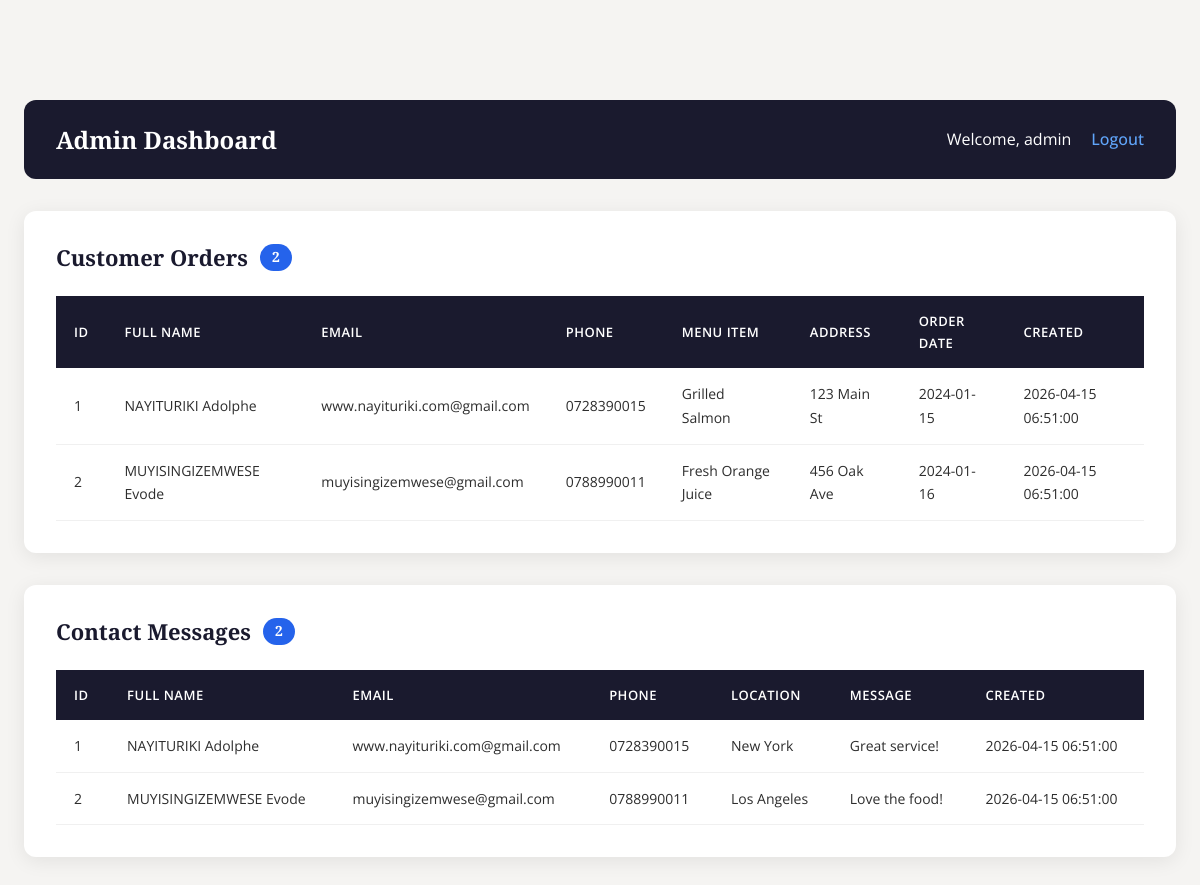
The page /php/admin.php (signed in) on the database its author committed.
### tables this page shows
CREATE TABLE IF NOT EXISTS orders (
    id INT AUTO_INCREMENT PRIMARY KEY,
    full_name VARCHAR(100) NOT NULL,
    email VARCHAR(100) NOT NULL,
    phone VARCHAR(20) NOT NULL,
    menu_item VARCHAR(100) NOT NULL,
    address TEXT NOT NULL,
    order_date DATE NOT NULL,
    created_at TIMESTAMP DEFAULT CURRENT_TIMESTAMP
);

CREATE TABLE IF NOT EXISTS messages (
    id INT AUTO_INCREMENT PRIMARY KEY,
    full_name VARCHAR(100) NOT NULL,
    email VARCHAR(100) NOT NULL,
    phone VARCHAR(20) NOT NULL,
    location VARCHAR(100) NOT NULL,
    message TEXT NOT NULL,
    created_at TIMESTAMP DEFAULT CURRENT_TIMESTAMP
);

### php/admin.php (the view, shortened to what this page needs)
<?php
require_once "db.php";
$orders_result = $conn->query("SELECT * FROM orders ORDER BY created_at DESC");
$messages_result = $conn->query("SELECT * FROM messages ORDER BY created_at DESC");
?>
<!DOCTYPE html>
<html lang="en">
<head>
    <link rel="stylesheet" href="../css/style.css">
</head>
<body>
    <div class="admin-container">
        <header class="admin-header">
            <h1>Admin Dashboard</h1>
            <div class="admin-header-right">
                <p>Welcome, <?php echo $_SESSION["admin_username"]; ?></p>
                <a href="logout.php">Logout</a>
            </div>
        </header>
        <div class="admin-card">
            <h2>Customer Orders <span><?php echo $orders_result->num_rows; ?></span></h2>
            <table class="data-table">
                <thead>
                    <tr>
                        <th>ID</th>
                        <th>Full Name</th>
                        <th>Email</th>
                        <th>Phone</th>
                        <th>Menu Item</th>
                        <th>Address</th>
                        <th>Order Date</th>
                        <th>Created</th>
                    </tr>
                </thead>
                <tbody>
                    <?php while ($row = $orders_result->fetch_assoc()): ?>
                    <tr>
                        <td><?php echo $row["id"]; ?></td>
                        <td><?php echo htmlspecialchars($row["full_name"]); ?></td>
                        <td><?php echo htmlspecialchars($row["email"]); ?></td>
                        <td><?php echo htmlspecialchars($row["phone"]); ?></td>
                        <td><?php echo htmlspecialchars($row["menu_item"]); ?></td>
                        <td><?php echo htmlspecialchars($row["address"]); ?></td>
                        <td><?php echo $row["order_date"]; ?></td>
                        <td><?php echo $row["created_at"]; ?></td>
                    </tr>
                    <?php endwhile; ?>
                </tbody>
            </table>
        </div>
        <div class="admin-card">
            <h2>Contact Messages <span><?php echo $messages_result->num_rows; ?></span></h2>
            <table class="data-table">
                <thead>
                    <tr>
                        <th>ID</th>
                        <th>Full Name</th>
                        <th>Email</th>
                        <th>Phone</th>
                        <th>Location</th>
                        <th>Message</th>
                        <th>Created</th>
                    </tr>
                </thead>
                <tbody>
                    <?php while ($row = $messages_result->fetch_assoc()): ?>
                    <tr>
                        <td><?php echo $row["id"]; ?></td>
                        <td><?php echo htmlspecialchars($row["full_name"]); ?></td>
                        <td><?php echo htmlspecialchars($row["email"]); ?></td>
                        <td><?php echo htmlspecialchars($row["phone"]); ?></td>
                        <td><?php echo htmlspecialchars($row["location"]); ?></td>
                        <td><?php echo htmlspecialchars($row["message"]); ?></td>
                        <td><?php echo $row["created_at"]; ?></td>
                    </tr>
                    <?php endwhile; ?>
                </tbody>
            </table>
        </div>
    </div>
</body>
</html>

### css/style.css (style rules this page uses)
:root { --primary: #1a1a2e; --brand: #2563eb; --brand-dark: #1d4ed8; --brand-light: #60a5fa; --background: #faf9f7; --surface: #ffffff; --text: #2d2d2d; --text-light: #6b7280; --light: #f5f4f2; --border: #e8e6e3; --success: #22c55e; --error: #ef4444; --white: #ffffff; --shadow: 0 4px 20px rgba(0, 0, 0, 0.08); --shadow-lg: 0 8px 30px rgba(0, 0, 0, 0.12); --radius: 12px; --radius-sm: 6px; --transition: all 0.3s ease; }
* { margin: 0; padding: 0; box-sizing: border-box; }
html { scroll-behavior: smooth; }
body { font-family: 'Open Sans', sans-serif; background-color: var(--background); color: var(--text); line-height: 1.7; overflow-x: hidden; }
h1, h2, h3, h4, h5 { font-family: 'Playfair Display', serif; font-weight: 600; line-height: 1.3; }
a { text-decoration: none; color: inherit; transition: var(--transition); }
.admin-container { padding: 100px 24px 40px; background: var(--light); min-height: 100vh; }
.admin-header { display: flex; justify-content: space-between; align-items: center; background: var(--primary); color: white; padding: 24px 32px; border-radius: var(--radius); margin-bottom: 32px; }
.admin-header h1 { color: white; font-size: 24px; }
.admin-header-right { display: flex; align-items: center; gap: 20px; }
.admin-header a { color: var(--brand-light); font-weight: 500; }
.admin-card { background: white; border-radius: var(--radius); padding: 32px; box-shadow: var(--shadow); margin-bottom: 32px; }
.admin-card h2 { color: var(--primary); margin-bottom: 24px; font-size: 22px; display: flex; align-items: center; gap: 12px; }
.admin-card h2 span { background: var(--brand); color: white; font-size: 14px; padding: 4px 12px; border-radius: 20px; }
.data-table { width: 100%; border-collapse: collapse; }
.data-table thead { background: var(--primary); color: white; }
.data-table th { padding: 14px 18px; text-align: left; font-weight: 600; font-size: 13px; text-transform: uppercase; letter-spacing: 0.5px; }
.data-table td { padding: 14px 18px; border-bottom: 1px solid #f0f0f0; font-size: 14px; }

### rows shown on the page
orders: id "1", full_name "NAYITURIKI Adolphe", email "www.nayituriki.com@gmail.com", phone "0728390015", menu_item "Grilled Salmon", address "123 Main St", order_date "2024-01-15", created_at "2026-04-15 06:51:00"
orders: id "2", full_name "MUYISINGIZEMWESE Evode", email "muyisingizemwese@gmail.com", phone "0788990011", menu_item "Fresh Orange Juice", address "456 Oak Ave", order_date "2024-01-16", created_at "2026-04-15 06:51:00"
messages: id "1", full_name "NAYITURIKI Adolphe", email "www.nayituriki.com@gmail.com", phone "0728390015", location "New York", message "Great service!", created_at "2026-04-15 06:51:00"
messages: id "2", full_name "MUYISINGIZEMWESE Evode", email "muyisingizemwese@gmail.com", phone "0788990011", location "Los Angeles", message "Love the food!", created_at "2026-04-15 06:51:00"

### other values the page prints
$_SESSION["admin_username"] "admin"
$orders_result->num_rows "2"
$messages_result->num_rows "2"
